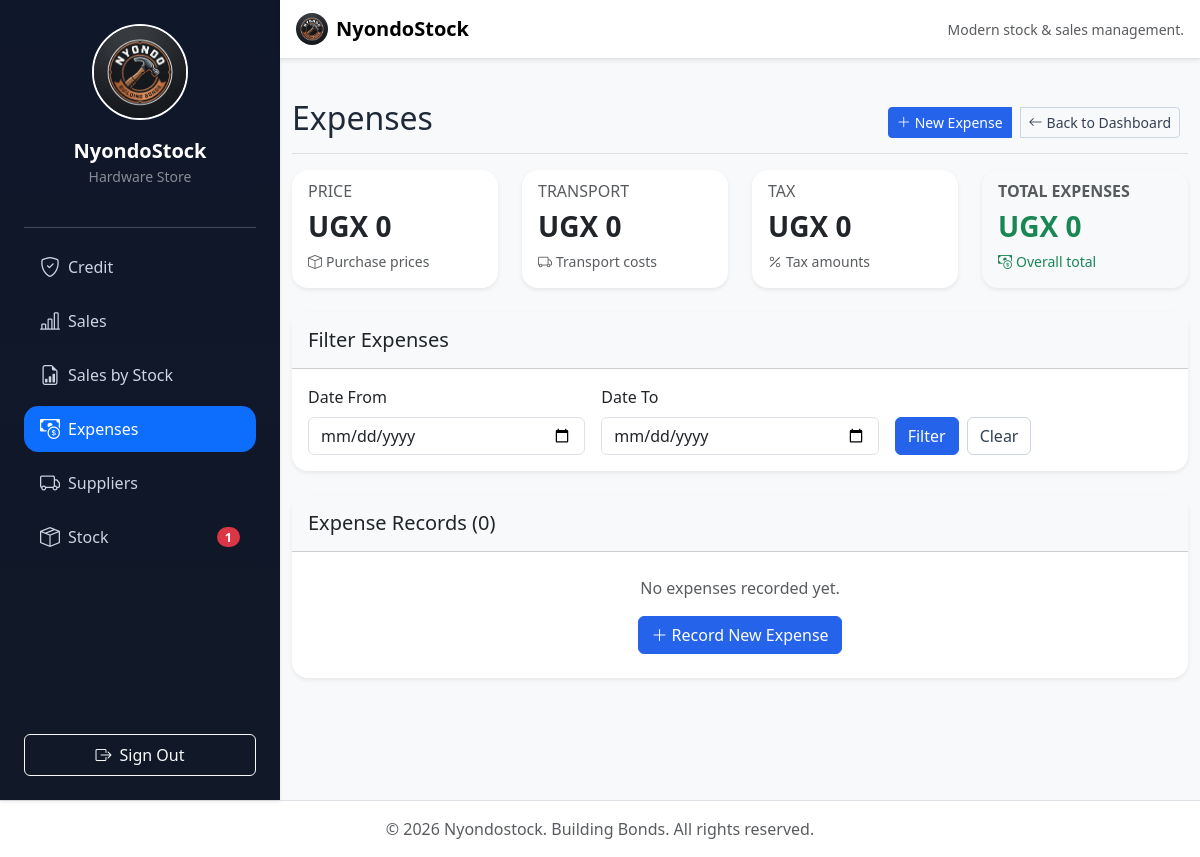
Before: /expenses/ (signed in) with the older database file.
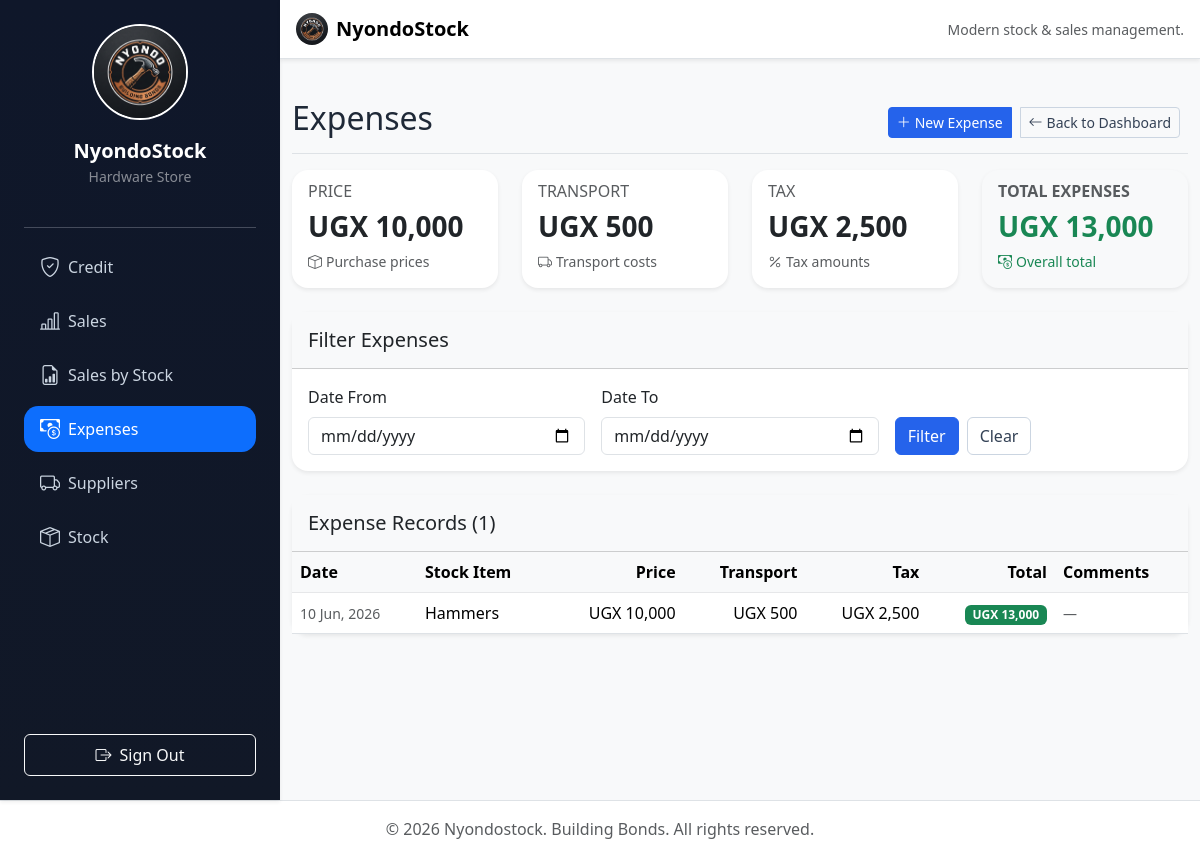
After: the same page with the newer database file.
### finance/models.py (models this page shows, shortened)
class Expense(models.Model):
    stock = models.ForeignKey(Stock, on_delete=models.SET_NULL, null=True, blank=True)
    price = models.DecimalField(max_digits=20, decimal_places=2, default=Decimal('0.00'))
    transport_cost = models.DecimalField(max_digits=10, decimal_places=2, default=Decimal('0.00'))
    tax_amount = models.DecimalField(max_digits=10, decimal_places=2, default=Decimal('0.00'))
    total_amount = models.DecimalField(max_digits=10, decimal_places=2, default=Decimal('0.00'))
    Comments = models.TextField(blank=True)
    date = models.DateField(auto_now_add=True)

### stock/models.py (models this page shows, shortened)
class Stock(models.Model):
    STOCK_CHOICES = [
      ('hammers', 'Hammers'),
      ('nails', 'Nails'),
      ('iron sheets', 'Iron Sheets'),
      ('cement', 'Cement'),
      ('toolbox','Toolbox'),
      ('timber', 'Timber'),
      ('wire mesh', 'Wire Mesh'),
    ]
    name = models.CharField(max_length=25, choices=STOCK_CHOICES)
    quantity = models.IntegerField()
    date = models.DateTimeField(auto_now_add=True)
    unit_cost = models.DecimalField(max_digits=20, decimal_places=2)
    total_cost = models.DecimalField(max_digits=20, decimal_places=2)
    is_on_credit = models.BooleanField(default=False)
    is_paid = models.BooleanField(default=False)
    low_stock_threshold = models.IntegerField(default=5)
    unit_price = models.DecimalField(max_digits=20, decimal_places=2, null=True, blank=True)
    is_deleted = models.BooleanField(default=False)
    objects = StockManager()  # Default manager - excludes deleted
    all_objects = models.Manager()  # Get all, including deleted

### finance/views.py (the view)
# urls.py: path('expenses/', views.expenses_list, name='expenses_list'),
@login_required
def expenses_list(request):
    expenses = Expense.objects.select_related('stock').order_by('-date')
    date_from = request.GET.get('date_from')
    date_to = request.GET.get('date_to')
    if date_from:
        try:
            from django.utils.dateparse import parse_date
            expenses = expenses.filter(date__gte=parse_date(date_from))
        except Exception:
            pass
    if date_to:
        try:
            from django.utils.dateparse import parse_date
            expenses = expenses.filter(date__lte=parse_date(date_to))
        except Exception:
            pass
    expense_summary = expenses.aggregate(
        total_price=Sum('price'),
        total_transport=Sum('transport_cost'),
        total_tax=Sum('tax_amount'),
        total_amount=Sum('total_amount'),
    )
    context = {
        'expenses': expenses,
        'expense_summary': expense_summary,
        'currency_code': CURRENCY_CODE,
    }
    return render(request, 'store/expenses_list.html', context)

### templates/store/expenses_list.html (shortened to what this page needs)
{% extends 'base.html' %}
{% load humanize %}
{% block content %}
<div class="d-flex justify-content-between flex-wrap flex-md-nowrap align-items-center pt-3 pb-2 mb-3 border-bottom">
    <h1 class="h2">Expenses</h1>
    <div class="btn-toolbar mb-2 mb-md-0">
        <div class="btn-group me-2">
            <a href="{% url 'expense_registration_form' %}" class="btn btn-sm btn-primary d-flex align-items-center gap-1">
                <i class="bi bi-plus-lg"></i> New Expense
            </a>
            <a href="{% url 'dashboard' %}" class="btn btn-sm btn-outline-secondary d-flex align-items-center gap-1 ms-2">
                <i class="bi bi-arrow-left"></i> Back to Dashboard
            </a>
        </div>
    </div>
</div>
<div class="row row-cols-1 row-cols-md-4 g-4 mb-4">
    <div class="col">
        <div class="card h-100 shadow-sm">
            <div class="card-body">
                <h6 class="card-subtitle mb-2 text-muted text-uppercase text-xs">Price</h6>
                <h3 class="card-title mb-0 fw-bold">{{ currency_code }} {{ expense_summary.total_price|default:0|floatformat:0|intcomma }}</h3>
                <small class="text-muted d-flex align-items-center gap-1 mt-2">
                    <i class="bi bi-box"></i> Purchase prices
                </small>
            </div>
        </div>
    </div>
    <div class="col">
        <div class="card h-100 shadow-sm">
            <div class="card-body">
                <h6 class="card-subtitle mb-2 text-muted text-uppercase text-xs">Transport</h6>
                <h3 class="card-title mb-0 fw-bold">{{ currency_code }} {{ expense_summary.total_transport|default:0|floatformat:0|intcomma }}</h3>
                <small class="text-muted d-flex align-items-center gap-1 mt-2">
                    <i class="bi bi-truck"></i> Transport costs
                </small>
            </div>
        </div>
    </div>
    <div class="col">
        <div class="card h-100 shadow-sm">
            <div class="card-body">
                <h6 class="card-subtitle mb-2 text-muted text-uppercase text-xs">Tax</h6>
                <h3 class="card-title mb-0 fw-bold">{{ currency_code }} {{ expense_summary.total_tax|default:0|floatformat:0|intcomma }}</h3>
                <small class="text-muted d-flex align-items-center gap-1 mt-2">
                    <i class="bi bi-percent"></i> Tax amounts
                </small>
            </div>
        </div>
    </div>
    <div class="col">
        <div class="card h-100 shadow-sm bg-light">
            <div class="card-body">
                <h6 class="card-subtitle mb-2 text-muted text-uppercase text-xs fw-bold">Total Expenses</h6>
                <h3 class="card-title mb-0 fw-bold text-success">{{ currency_code }} {{ expense_summary.total_amount|default:0|floatformat:0|intcomma }}</h3>
                <small class="text-success d-flex align-items-center gap-1 mt-2">
                    <i class="bi bi-cash-coin"></i> Overall total
                </small>
            </div>
        </div>
    </div>
</div>
<div class="card shadow-sm mb-4">
    <div class="card-header bg-light py-3">
        <h5 class="card-title mb-0">Filter Expenses</h5>
    </div>
    <div class="card-body">
        <form method="GET" class="row g-3">
            <div class="col-md-4">
                <label for="date_from" class="form-label">Date From</label>
                <input type="date" class="form-control" id="date_from" name="date_from" value="{{ request.GET.date_from }}">
            </div>
            <div class="col-md-4">
                <label for="date_to" class="form-label">Date To</label>
                <input type="date" class="form-control" id="date_to" name="date_to" value="{{ request.GET.date_to }}">
            </div>
            <div class="col-md-4 d-flex align-items-end gap-2">
                <button type="submit" class="btn btn-primary">Filter</button>
                <a href="{% url 'expenses_list' %}" class="btn btn-outline-secondary">Clear</a>
            </div>
        </form>
    </div>
</div>
<div class="card shadow-sm">
    <div class="card-header bg-light py-3">
        <h5 class="card-title mb-0">Expense Records ({{ expenses.count }})</h5>
    </div>
    <div class="card-body p-0">
        {% if expenses %}
            <div class="table-responsive">
                <table class="table table-hover mb-0">
                    <thead class="table-light">
                        <tr>
                            <th scope="col">Date</th>
                            <th scope="col">Stock Item</th>
                            <th scope="col" class="text-end">Price</th>
                            <th scope="col" class="text-end">Transport</th>
                            <th scope="col" class="text-end">Tax</th>
                            <th scope="col" class="text-end">Total</th>
                            <th scope="col">Comments</th>
                        </tr>
                    </thead>
                    <tbody>
                        {% for expense in expenses %}
                            <tr class="align-middle">
                                <td>
                                    <small class="text-muted">{{ expense.date|date:"d M, Y" }}</small>
                                </td>
                                <td>
                                    {% if expense.stock %}
                                        {{ expense.stock.get_name_display }}
                                    {% else %}
                                        <small class="text-muted text-secondary">-</small>
                                    {% endif %}
                                </td>
                                <td class="text-end">
                                    {{ currency_code }} {{ expense.price|floatformat:0|intcomma }}
                                </td>
                                <td class="text-end">
                                    {{ currency_code }} {{ expense.transport_cost|floatformat:0|intcomma }}
                                </td>
                                <td class="text-end">
                                    {{ currency_code }} {{ expense.tax_amount|floatformat:0|intcomma }}
                                </td>
                                <td class="text-end fw-bold">
                                    <span class="badge bg-success">{{ currency_code }} {{ expense.total_amount|floatformat:0|intcomma }}</span>
                                </td>
                                <td>
                                    {% if expense.Comments %}
                                        <small class="text-muted">{{ expense.Comments|truncatewords:5 }}</small>
                                    {% else %}
                                        <small class="text-muted text-secondary">—</small>
                                    {% endif %}
                                </td>
                            </tr>
                        {% endfor %}
                    </tbody>
                </table>
            </div>
        {% else %}
            <div class="p-4 text-center">
                <p class="text-muted mb-3">No expenses recorded yet.</p>
                <a href="{% url 'expense_registration_form' %}" class="btn btn-primary">
                    <i class="bi bi-plus-lg"></i> Record New Expense
                </a>
            </div>
        {% endif %}
    </div>
</div>
{% endblock content %}

### templates/base.html (shortened to what this page needs)
<!DOCTYPE html>
<html lang="en">
{% load static %}
<head>
    <link href="https://cdn.jsdelivr.net/npm/bootstrap@5.3.8/dist/css/bootstrap.min.css" rel="stylesheet">
    <link href="https://cdn.jsdelivr.net/npm/bootstrap-icons@1.10.5/font/bootstrap-icons.css" rel="stylesheet">
    <link rel="stylesheet" href="{% static 'css/app.css' %}">
</head>
<body class="bg-light">
    <div class="wrapper">
        {% if request.resolver_match and request.resolver_match.url_name not in 'login' and request.resolver_match.url_name not in 'logout' and request.resolver_match.url_name not in 'generate_receipt' and request.resolver_match.url_name != 'register_user' %}
            <aside id="sidebarMenu" class="sidebar shadow-sm">
                {% include 'includes/sidebar.html' %}
            </aside>
        {% endif %}
        <div class="main-content">
            {% if request.resolver_match and request.resolver_match.url_name not in 'login' and request.resolver_match.url_name not in 'logout' and request.resolver_match.url_name not in 'generate_receipt' and request.resolver_match.url_name != 'register_user' %}
                <nav class="navbar navbar-expand-lg navbar-light bg-white border-bottom shadow-sm topbar">
                    <div class="container-fluid px-3">
                        <a class="navbar-brand fw-bold mb-0 d-flex align-items-center gap-2" href="{% url 'dashboard' %}">
                            <img src="{% static 'images/nyondo_logo.png' %}" alt="NyondoStock Logo" class="rounded-circle" style="width: 32px; height: 32px; object-fit: cover;">
                            <span>NyondoStock</span>
                        </a>
                        <div class="d-none d-lg-flex align-items-center ms-auto text-muted small">
                            Modern stock & sales management.
                        </div>
                    </div>
                </nav>
            {% endif %}
            <div class="content-area">
                <main class="container-fluid py-4">
                    {% block content %}{% endblock content %}
                </main>
            </div>
        </div>
    </div>
    <footer class="footer mt-auto py-3 bg-white border-top">
        <div class="container text-center">
            <span class="text-muted">&copy; {% now "Y" %} Nyondostock. Building Bonds. All rights reserved.</span>
        </div>
    </footer>
</body>
</html>

### templates/includes/sidebar.html (shortened to what this page needs)
{% load static %}
<div class="d-flex flex-column flex-shrink-0 p-4 min-vh-100 sidebar-content">
    <a href="{% url 'dashboard' %}" class="d-flex flex-column align-items-center mb-4 text-decoration-none text-center">
        <img src="{% static 'images/nyondo_logo.png' %}" alt="NyondoStock Logo" class="img-fluid rounded-circle mb-3 border border-2 border-white" style="width: 96px; height: 96px; object-fit: cover;">
        <span class="fs-5 fw-bold text-white">NyondoStock</span>
        <span class="text-white-50 small">Hardware Store</span>
    </a>
    <hr class="border-white-25 my-3">
    <ul class="nav nav-pills flex-column mb-auto gap-2">
        <li class="nav-item">
            <a href="{% url 'credit_dashboard' %}" class="nav-link py-2 px-3 d-flex align-items-center justify-content-between {% if request.resolver_match.url_name == 'credit_dashboard' %}active bg-primary{% else %}text-white-75{% endif %}">
                <span class="d-flex align-items-center gap-2">
                    <i class="bi bi-shield-check fs-5"></i>
                    <span>Credit</span>
                </span>
            </a>
        </li>
        <li class="nav-item">
            <a href="{% url 'sales_list' %}" class="nav-link py-2 px-3 d-flex align-items-center gap-2 {% if request.resolver_match.url_name == 'sales_list' %}active bg-primary{% else %}text-white-75{% endif %}">
                <i class="bi bi-bar-chart-line fs-5"></i>
                <span>Sales</span>
            </a>
        </li>
        <li class="nav-item">
            <a href="{% url 'sales_by_stock_report' %}" class="nav-link py-2 px-3 d-flex align-items-center gap-2 {% if request.resolver_match.url_name == 'sales_by_stock_report' %}active bg-primary{% else %}text-white-75{% endif %}">
                <i class="bi bi-file-earmark-bar-graph fs-5"></i>
                <span>Sales by Stock</span>
            </a>
        </li>
        <li class="nav-item">
            <a href="{% url 'expenses_list' %}" class="nav-link py-2 px-3 d-flex align-items-center gap-2 {% if request.resolver_match.url_name in 'expenses_list,expense_registration_form' %}active bg-primary{% else %}text-white-75{% endif %}">
                <i class="bi bi-cash-coin fs-5"></i>
                <span>Expenses</span>
            </a>
        </li>
        <li class="nav-item">
            <a href="{% url 'supplier_list' %}" class="nav-link py-2 px-3 d-flex align-items-center gap-2 {% if request.resolver_match.url_name == 'supplier_list' %}active bg-primary{% else %}text-white-75{% endif %}">
                <i class="bi bi-truck fs-5"></i>
                <span>Suppliers</span>
            </a>
        </li>
        <li class="nav-item">
            <a href="{% url 'stock_list' %}" class="nav-link py-2 px-3 d-flex align-items-center justify-content-between {% if request.resolver_match.url_name == 'stock_list' %}active bg-primary{% else %}text-white-75{% endif %}">
                <span class="d-flex align-items-center gap-2">
                    <i class="bi bi-box-seam fs-5"></i>
                    <span>Stock</span>
                </span>
                {% if low_stock_count > 0 %}
                    <span class="badge bg-danger rounded-pill px-2 py-1 text-white">{{ low_stock_count }}</span>
                {% endif %}
            </a>
        </li>
    </ul>
    <div class="mt-auto pt-3">
        <form method="post" action="{% url 'logout' %}" class="d-grid">
            <button type="submit" class="btn btn-outline-light d-flex align-items-center justify-content-center gap-2 py-2">
                <i class="bi bi-box-arrow-right"></i>
                <span>Sign Out</span>
            </button>
        </form>
    </div>
</div>

Changed rows visible on the page:
added Expense: date "10 Jun, 2026", stock.name "Hammers", currency_code "UGX", price "10,000", transport_cost "500", tax_amount "2,500", total_amount "13,000"
Other visible differences:
{{ expense_summary.total_price|default:0|floatformat:0|intcomma }}: "0" → "10,000"
{{ expense_summary.total_transport|default:0|floatformat:0|intcomma }}: "0" → "500"
{{ expense_summary.total_tax|default:0|floatformat:0|intcomma }}: "0" → "2,500"
{{ expense_summary.total_amount|default:0|floatformat:0|intcomma }}: "0" → "13,000"
{{ expenses.count }}: "0" → "1"
{{ low_stock_count }}: "1" → (not shown)
text no longer shown: "No expenses recorded yet. Record New Expense"
text now shown: "Date Stock Item Price Transport Tax Total Comments"
